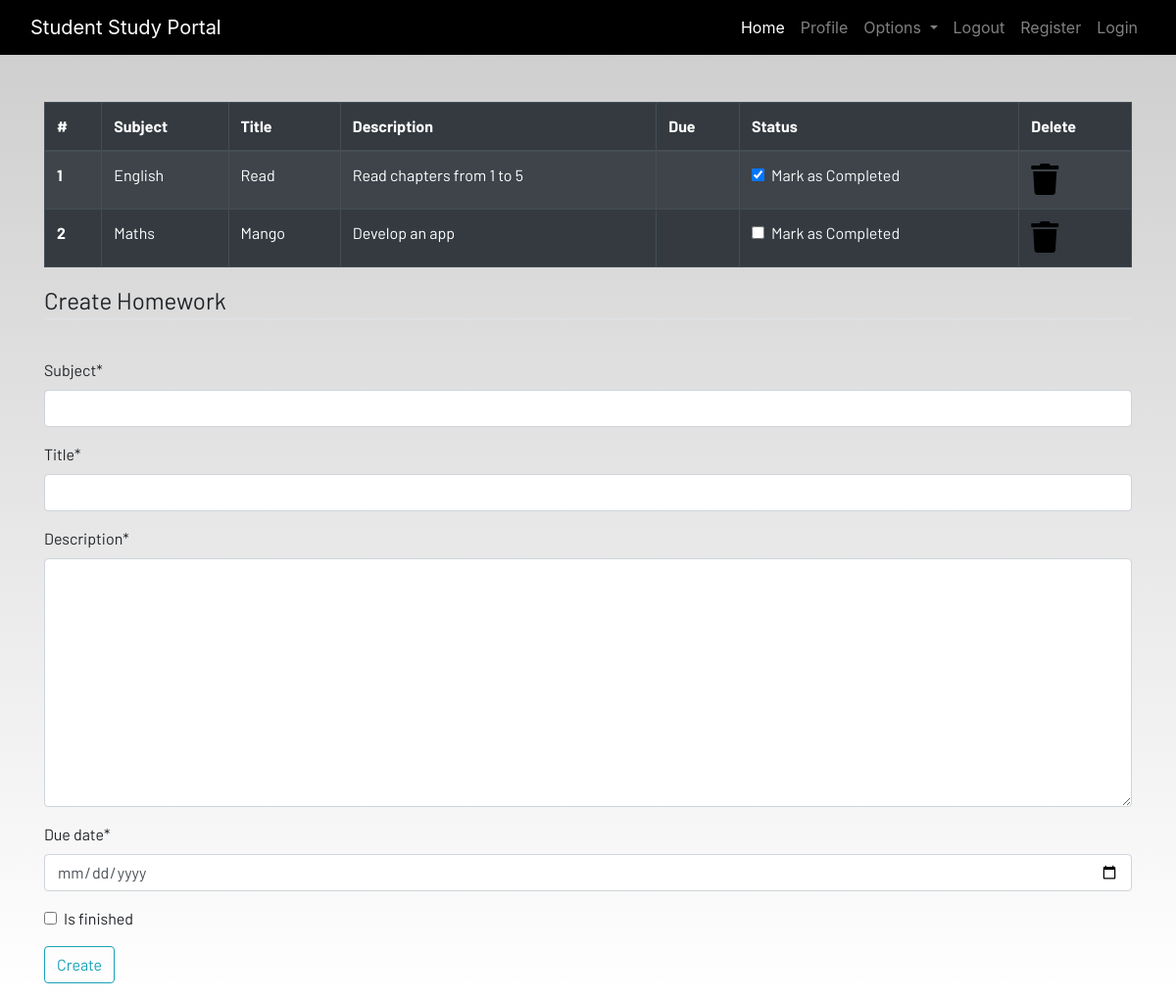
The app's page /homework (signed in), older data.
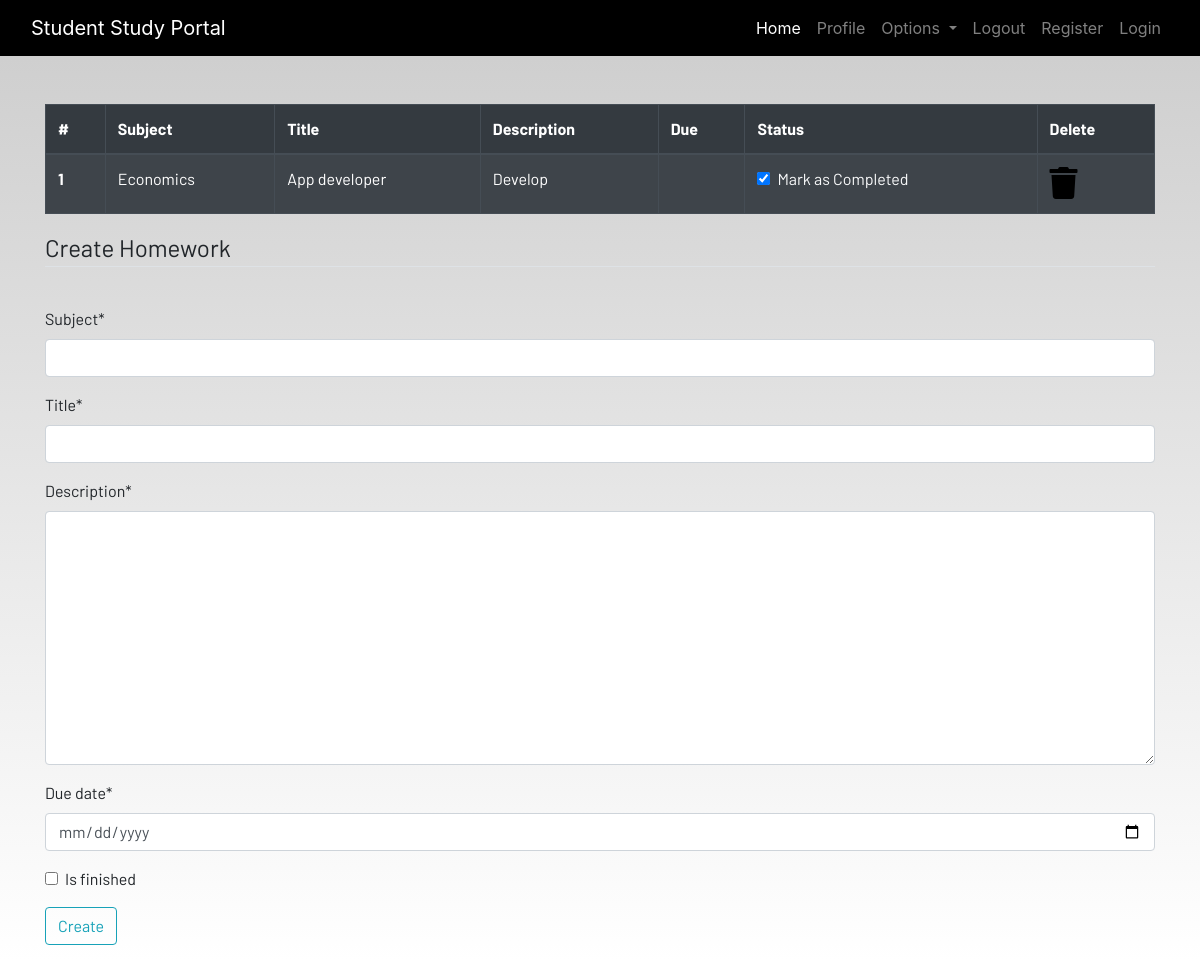
The same page, newer data.
### dashboard/models.py (models this page shows, shortened)
class Homework(models.Model):
    user = models.ForeignKey(User, on_delete=models.CASCADE)
    subject = models.CharField(max_length=50)
    title = models.CharField(max_length=100)
    description = models.TextField()
    due_date = models.DateTimeField()
    is_finished = models.BooleanField(default=False)

### dashboard/views.py (the view)
# urls.py: path('homework', views.homework, name='homework'),
def homework(request):
    if request.method == 'POST':
        form = HomeworkForm(request.POST)
        if form.is_valid():
            try:
                finish = request.POST['is_finished']
                if finish == 'on':
                    finished = True
                else:
                    finished = False
            except:
                finished = False
            new_homework = Homework(user=request.user, subject=request.POST['subject'], title=request.POST['title'],
                                    description=request.POST['description'], due_date=request.POST['due_date'],
                                    is_finished=finished)
            new_homework.save()
            messages.success(request, f'Homework is created by {request.user.username} successfully!')
    else:
        form = HomeworkForm()
    all_homework = Homework.objects.filter(user=request.user)
    if len(all_homework) == 0:
        done = True
    else:
        done = False
    return render(request, 'dashboard/homework.html', {
        'homeworks': all_homework,
        'done': done,
        'homework_form': form
    })

### dashboard/forms.py
class HomeworkForm(forms.ModelForm):
    class Meta:
        model = Homework
        widgets = {'due_date': DateInput()}
        exclude = ['user']

### dashboard/templates/dashboard/homework.html (shortened to what this page needs)
{% extends 'dashboard/base.html' %}
{% load static %}
{% load crispy_forms_tags %}
{% block content %}
    <div class="container">
        {% if not done %}
            <table class="table table-striped table-bordered table-hover table-dark">
                <thead>
                <tr>
                    <th scope="col">#</th>
                    <th scope="col">Subject</th>
                    <th scope="col">Title</th>
                    <th scope="col">Description</th>
                    <th scope="col">Due</th>
                    <th scope="col">Status</th>
                    <th scope="col">Delete</th>
                </tr>
                </thead>
                <tbody>
                {% for homework in homeworks %}
                    <tr>
                        <th scope="row">{{ forloop.counter }}</th>
                        <td>{{ homework.subject }}</td>
                        <td>{{ homework.title }}</td>
                        <td>{{ homework.description }}</td>
                        <td>{{ homework.due }}</td>
                        <td>
                            <a href="{% url 'update_homework' homework.id %}">
                                <div class="form-check">
                                    {% if homework.is_finished == True %}
                                        <input class="form-check-input" type="checkbox" value="" checked>
                                    {% else %}
                                        <input class="form-check-input" type="checkbox" value="">
                                    {% endif %}
                                    <label class="form-check-label text-light" for="flexCheckDefault">
                                        Mark as Completed
                                    </label>
                                </div>
                            </a>
                        </td>
                        <td><a href="{% url 'delete_homework' homework.id %}"><i class="fa fa-trash fa-2x"></i></a></td>
                    </tr>
                {% endfor %}
                </tbody>
            </table>
        {% else %}
            <h4>All homeworks are completed!! Create to have more!!</h4>
        {% endif %}
    </div>
    <div class=" container">
        <form method="POST" action="{% url 'homework' %}">
            <fieldset class="form-group">
                <legend class="border-bottom mb-4">Create Homework</legend>
            </fieldset>
            {{ homework_form|crispy }}
            <div class="form-group">
                    <button class="btn btn-outline-info" type="submit">
                        Create
                    </button>
            </div>
        </form>
    </div>
{% endblock content %}

### dashboard/templates/dashboard/base.html (shortened to what this page needs)
<!DOCTYPE html>
{% load static %}
<html lang="en">
<head>
    <link rel="stylesheet" href="https://stackpath.bootstrapcdn.com/bootstrap/4.3.1/css/bootstrap.min.css"
/>
    <link rel="stylesheet" href="https://use.fontawesome.com/releases/v5.7.2/css/all.css"
/>
    <link rel="stylesheet" href="{% static 'css/main.css' %}"/>
</head>
<body>
<header>
    <nav class="navbar navbar-expand-lg navbar-dark bg-dark">
        <div class="container-fluid">
            <a class="navbar-brand" href="{% url 'home' %}">Student Study Portal</a>
            <div class="collapse navbar-collapse justify-content-end" id="navbarSupportedContent">
                <ul class="navbar-nav mb-2 mb-lg-0">
                    <li class="nav-item">
                        <a class="nav-link active" aria-current="page" href="#">Home</a>
                    </li>
                    <li class="nav-item">
                        <a class="nav-link" href="#">Profile</a>
                    </li>
                    <li class="nav-item dropdown">
                        <a class="nav-link dropdown-toggle" href="#" id="navbarDropdown" role="button"
                           data-toggle="dropdown"
                           aria-haspopup="true" aria-expanded="false">
                            Options
                        </a>
                    </li>
                    <li class="nav-item">
                        <a class="nav-link" href="#">Logout</a>
                    </li>
                    <li class="nav-item">
                        <a class="nav-link" href="#">Register</a>
                    </li>
                    <li class="nav-item">
                        <a class="nav-link" href="#">Login</a>
                    </li>
                </ul>
            </div>
        </div>
    </nav>
</header>
<br/><br/>
<main>
    {% block content %}
    {% endblock content %}
</main>
</body>
</html>

### static/css/main.css (style rules this page uses)
html { scroll-behavior: smooth; height: 100%; width: 100%; }
main { font-family: Barlow, Quicksand, Rubik, sans-serif, serif, 'Times New Roman', Times, serif !important; }
.navbar { background-color: rgb(0, 0, 0) !important; }
a { text-decoration: none !important; color: black; }
html, body { max-width: 100%; overflow-x: hidden; height: 100%; width: 100%; }
body { background: linear-gradient(rgba(0, 0, 0, 0.2), rgba(255, 255, 255, 0.5)); overflow-x: hidden; background-repeat: no-repeat; }
.fa { color: black; }

Row changes from the older to the newer data that the page shows:
removed Homework: subject "English", title "Read", description "Read chapters from 1 to 5"
removed Homework: subject "Maths", title "Mango", description "Develop an app"
added Homework: subject "Economics", title "App developer", description "Develop"
